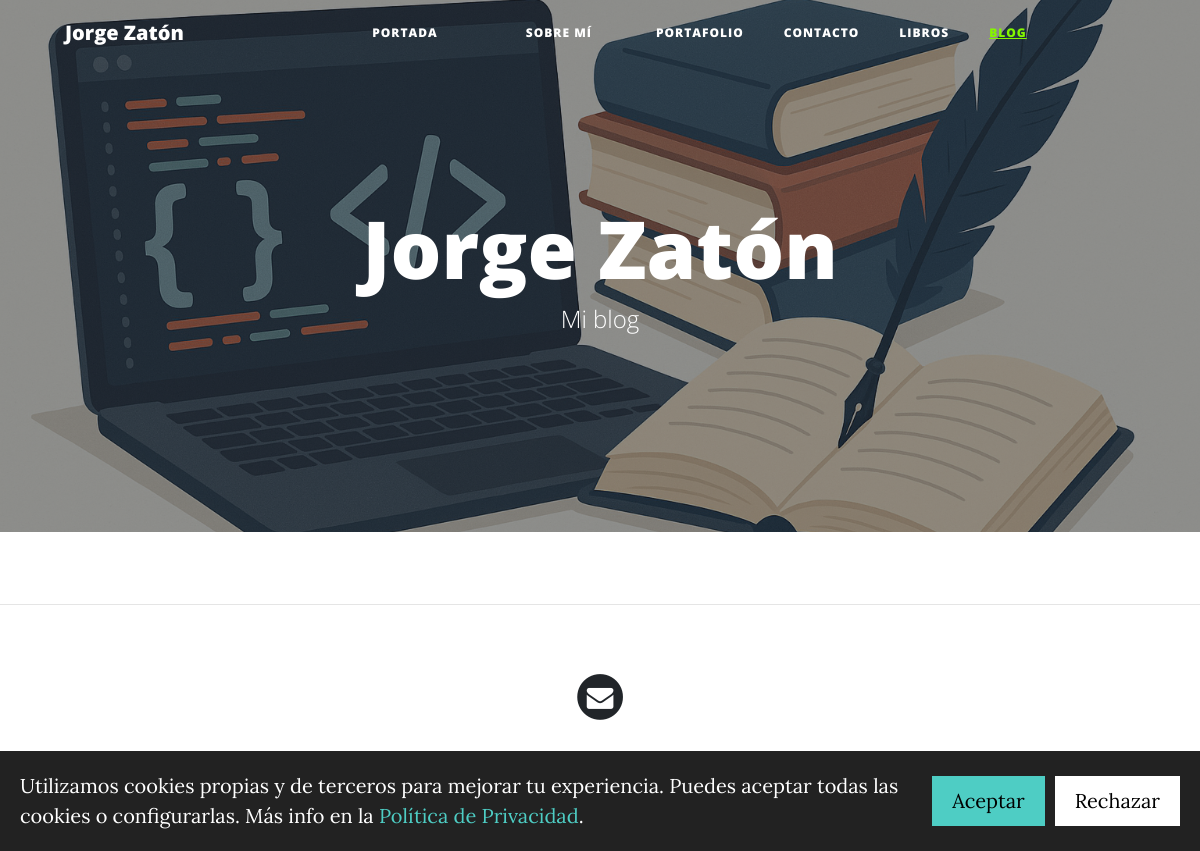
The page /blog/ on the database as committed earlier.
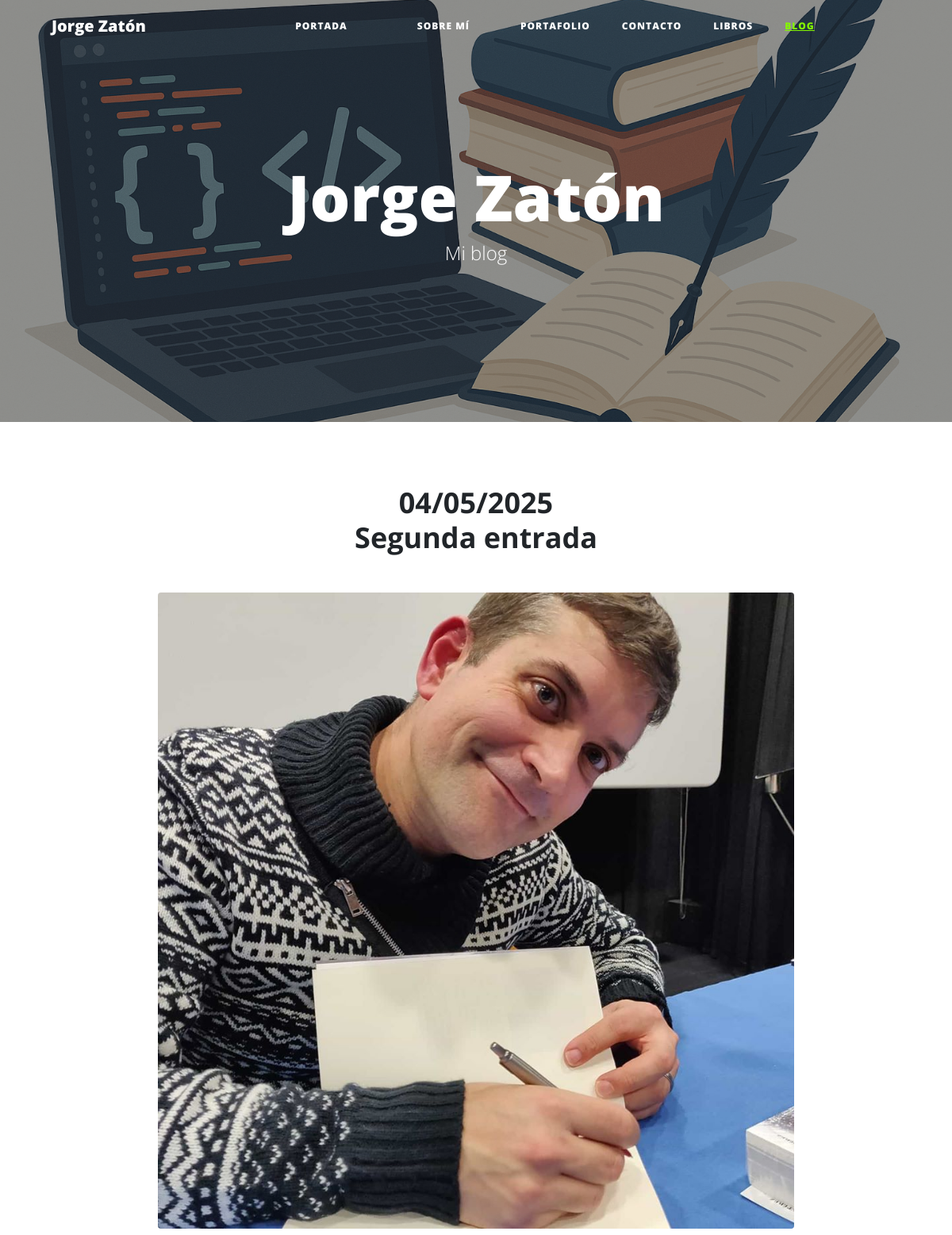
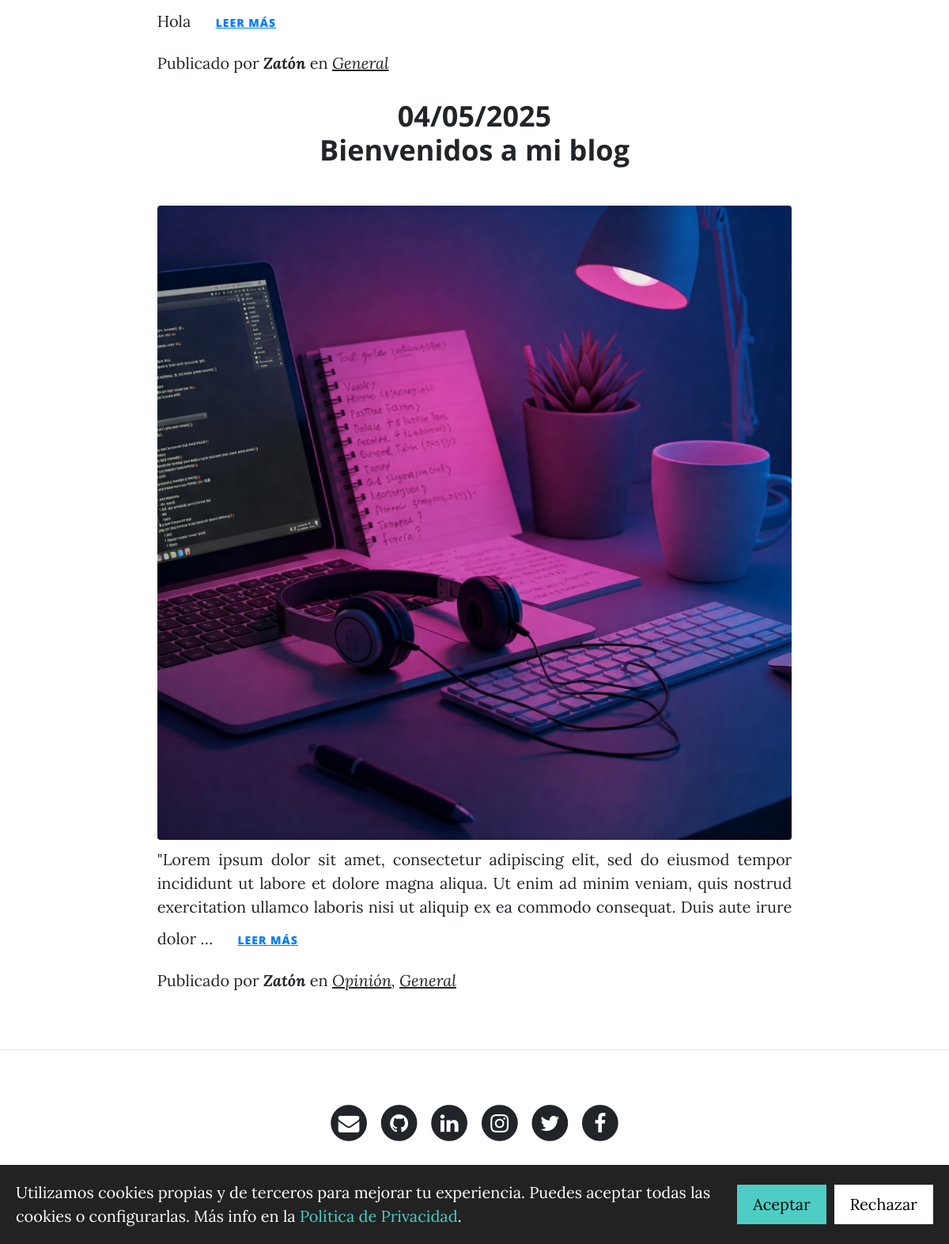
The same page on the database as committed later (2 pictures, top to bottom).
### blog/models.py (models this page shows, shortened)
class Posts(CommonInfo):
    title = models.CharField(max_length=200, verbose_name='Título')
    content = RichTextField(verbose_name='Contenido')
    published = models.DateTimeField(verbose_name='Fecha de publicación', default=timezone.now())
    categories = models.ManyToManyField(Category, verbose_name='Categoría', blank=True, related_name="get_posts")
    author = models.ForeignKey(User, verbose_name="Autor", on_delete=models.PROTECT, null=True, blank=True)
    link = models.URLField(null=True, blank=True, verbose_name = "Enlace")
    class Meta:
        verbose_name = 'Blog'
        verbose_name_plural = 'Blogs'
        ordering = ['-created']

class Category(models.Model):
    name = models.CharField(max_length=200, verbose_name='Nombre de la categoría')
    created = models.DateTimeField(auto_now_add=True, verbose_name="fecha de creación") #fecha de creación
    updated = models.DateTimeField(auto_now=True, verbose_name= "fecha de modificación")
    class Meta:
        verbose_name = 'Categoría'
        verbose_name_plural = 'Categorías'
        ordering = ['-created'] # ordena por fecha de creación, de más reciente a más antiguo

### blog/views.py (the view)
# urls.py: path('', BlogListView.as_view(), name="blog"),
class BlogListView(ListView):
    model = Posts

### pages/templatetags/pagesextras.py (called while the page is built)
@register.simple_tag
def get_page_list():
    pages = Pages.objects.all()
    return pages

### social/processors.py (called while the page is built)
def ctx_dict(request):
    ctx = {}
    links = Link.objects.all()
    for link in links:
        ctx[link.key] = link.url
    return ctx

### blog/templates/blog/posts_list.html (shortened to what this page needs)
{% extends 'core/base.html' %}
{%block textoscabecera%}
<h1>Jorge Zatón</h1>
<span class="subheading">Mi blog</span>
{% endblock %}
{% block imagenportada %} {% load static %}{% static 'core/img/portadablog.png' %} {% endblock %}
{% block content %}
{%for post in posts_list %}
    <section class="page-section cta">
        <div class="container">
          <div class="row">
            <div class="col-xl-9 mx-auto">
              <div class="cta-innerv text-center rounded">
                <h2 class="section-heading mb-5">
                  <span class="section-heading-upper">{{post.created|date:"SHORT_DATE_FORMAT"}}</span>
                  <span class="section-heading-lower">
                    <a href="{% url 'post' post.id %}" class="link">{{ post.title }}</a>
                  </span>
                </h2>
                <p class="mb-0">
                  {% if post.image %}
                    <img class="mx-auto d-flex rounded img-fluid mb-3 mb-lg-0" src="{{post.image.url}}" alt="">
                  {% else %}
                    <img class="mx-auto d-flex rounded img-fluid mb-3 mb-lg-0" src="{% static 'core/img/avatar.jpg' %}" alt="Imagen por defecto">
                  {% endif %}
                </p>
                <p class="mb-0 mbt">
                    {{post.content|truncatewords:40|safe}}
                    <a href="{% url 'post' post.id %}" class="btn btn-link">Leer más</a>
                </p>
                <p class="mb-0 mbt">
                  <span class="section-heading-under">Publicado por <em><b>{{post.author}}</b></em> en <em>
                  {% for category in post.categories.all %}
                    <a href="{% url  "category" category.id %}" class="link">{{category.name}}</a>{% if not forloop.last %}, {% endif %}
                  {% endfor %}
                </em></span>
                </p>
              </div>
            </div>
          </div>
        </div>
      </section>
{% endfor %}
{% endblock %}

### core/templates/core/base.html (shortened to what this page needs)
{% load static %}
{% load i18n %}
<!DOCTYPE html>
<html lang="es">
  <head>
    <link href="{% static 'core/vendor/bootstrap/css/bootstrap.min.css' %}" rel="stylesheet">
    <link href="{% static 'core/vendor/font-awesome/css/font-awesome.min.css' %}" rel="stylesheet" type="text/css">
    <link href="{% static 'core/css/clean-blog.min.css' %}" rel="stylesheet">
  </head>
  <body>
    <nav class="navbar navbar-expand-lg navbar-light fixed-top" id="mainNav">
      <div class="container">
        <a class="navbar-brand" href="{% url 'home' %}">Jorge Zatón</a>
        <div class="collapse navbar-collapse" id="navbarResponsive">
          <ul class="navbar-nav mx-auto">
            <li class="nav-item {% if request.path == '/' %}active{% endif %} px-lg-4">
                <a class="nav-link" href="{% url 'home' %}">{% trans "Portada" %}</a>
            </li>
            <li class="nav-item {% if request.path == '/about/' %}active{% endif %} px-lg-4">
                <a class="nav-link" href="{% url 'about' %}">{% trans "Sobre mí" %}</a>
            </li>
            <li class="nav-item {% if request.path == '/portfolio/' %}active{% endif %}">
                <a class="nav-link" href="{% url 'portfolio' %}">{% trans "Portafolio" %}</a>
            </li>
            <li class="nav-item {% if request.path == '/contact/' %}active{% endif %}">
                <a class="nav-link" href="{% url 'contact' %}">{% trans "Contacto" %}</a>
            </li>
            <li class="nav-item {% if request.path == '/libros/' %}active{% endif %}">
                <a class="nav-link" href="{% url 'libros' %}">{% trans "Libros" %}</a>
            </li>
            <li class="nav-item {% if request.path|slice:":6" == '/blog/' %}active{% endif %}">
                <a class="nav-link" href="{% url 'blog' %}">{% trans "Blog" %}</a>
            </li>
          </ul>
        </div>
      </div>
    </nav>
    <header class="masthead" style="background-image: url('{% block imagenportada %}{% endblock %}')">
      <div class="overlay"></div>
      <div class="container">
        <div class="row">
          <div class="col-lg-8 col-md-10 mx-auto">
            <div class="site-heading">
              {%block textoscabecera%}{% endblock %}
            </div>
          </div>
        </div>
      </div>
    </header>
   <div class="container">
    {% block content %}{% endblock %}
    </div>
  {% if request.path != "/" %} <hr> {% endif %}
    <footer>
      <div class="container">
        <div class="row">
          <div class="col-lg-8 col-md-10 mx-auto">
            <ul class="list-inline text-center">
              <li class="list-inline-item">
                  <a href="{% url 'contact' %}" >
                      <span class="fa-stack fa-lg">
                          <i class="fa fa-circle fa-stack-2x"></i>
                          <i class="fa fa-envelope fa-stack-1x fa-inverse"></i>
                      </span>
                  </a>
              </li>
              {% if Link_GitHub %}
                <li class="list-inline-item">
                    <a href="{{Link_GitHub}}" target="_blank">
                        <span class="fa-stack fa-lg">
                            <i class="fa fa-circle fa-stack-2x"></i>
                            <i class="fa fa-github fa-stack-1x fa-inverse"></i>
                        </span>
                    </a>
                </li>
              {% endif %}
              {% if Link_linkedin %}
                <li class="list-inline-item">
                    <a href="{{Link_linkedin}}" target="_blank">
                        <span class="fa-stack fa-lg">
                            <i class="fa fa-circle fa-stack-2x"></i>
                            <i class="fa fa-linkedin fa-stack-1x fa-inverse"></i>
                        </span>
                    </a>
                </li>
              {% endif %}
              {% if Link_Instagram %}
                <li class="list-inline-item">
                    <a href="{{Link_Instagram}}" target="_blank">
                        <span class="fa-stack fa-lg">
                            <i class="fa fa-circle fa-stack-2x"></i>
                            <i class="fa fa-instagram fa-stack-1x fa-inverse"></i>
                        </span>
                    </a>
                </li>
              {% endif %}
              {% if Link_twitter %}
                <li class="list-inline-item">
                    <a href="{{Link_twitter}}" target="_blank">
                        <span class="fa-stack fa-lg">
                            <i class="fa fa-circle fa-stack-2x"></i>
                            <i class="fa fa-twitter fa-stack-1x fa-inverse"></i>
                        </span>
                    </a>
                </li>
              {% endif %}
              {% if Link_facebook %}
                <li class="list-inline-item">
                    <a href="{{Link_facebook}}" target="_blank">
                        <span class="fa-stack fa-lg">
                            <i class="fa fa-circle fa-stack-2x"></i>
                            <i class="fa fa-facebook fa-stack-1x fa-inverse"></i>
                        </span>
                    </a>
                </li>
              {% endif %}
          </ul>
        <p class="copyright text-muted">
          {% load pagesextras %}
          {% get_page_list as page_list %}
      </p>
          </div>
        </div>
      </div>
    </footer>
<div id="cookie-banner" style="position: fixed; bottom: 0; left: 0; right: 0; background: #222; color: #fff; padding: 1em; display: flex; justify-content: space-between; align-items: center; z-index: 1000;">
  <div style="max-width: 80%;">
  </div>
  <div style="display: flex; gap: 0.5em;">
    <button onclick="acceptCookies()" style="background: #4ecdc4; color: #000; border: none; padding: 0.5em 1em; cursor: pointer;">{% trans "Aceptar" %}</button>
    <button onclick="rejectCookies()" style="background: #fff; color: #000; border: none; padding: 0.5em 1em; cursor: pointer;">{% trans "Rechazar" %}</button>
  </div>
</div>
  </body>
</html>

Rows that differ between the two databases and show on the page:
added Posts: created "04/05/2025", title "Segunda entrada", image (picture), content "Hola", author "Zatón"
added Category: name "General"
added Posts: created "04/05/2025", title "Bienvenidos a mi blog", image (picture), content "\"Lorem ipsum dolor sit amet, consectetur adipiscing elit, sed do eiusmod tempor incididunt ut labore et dolore magna aliqua. Ut enim ad minim veniam, quis nostrud exercitation ullamco laboris nisi ut aliquip ex ea commodo consequat. Duis aute irure dolor …", author "Zatón"
added Category: name "Opinión", shown under "04/05/2025"
